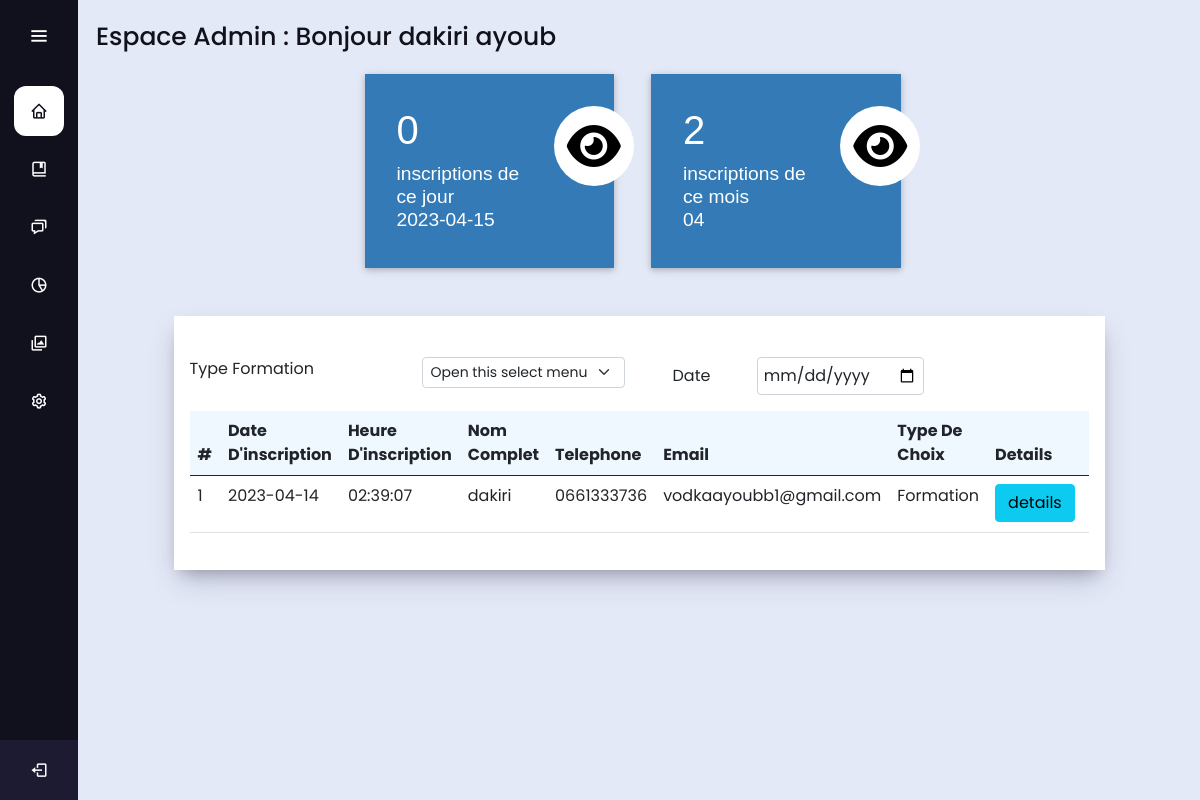
Page /Admin/acceuil.php (signed in) on the committed database.
### tables this page shows
CREATE TABLE IF NOT EXISTS `compte` (
  `Id` int(11) NOT NULL AUTO_INCREMENT,
  `Nom` varchar(50) NOT NULL,
  `Prenom` varchar(50) NOT NULL,
  `Email` varchar(50) NOT NULL,
  `UserName` varchar(50) NOT NULL,
  `Password` varchar(50) NOT NULL,
  `Role` varchar(50) NOT NULL DEFAULT 'Admin',
  `code` int(11) NOT NULL,
  PRIMARY KEY (`Id`)
);

CREATE TABLE IF NOT EXISTS `inscription` (
  `Id` int(11) NOT NULL AUTO_INCREMENT,
  `NomComplete` varchar(100) NOT NULL,
  `CIN` varchar(100) NOT NULL,
  `adresse` varchar(100) NOT NULL,
  `Tele` varchar(100) NOT NULL,
  `NiveauScolaire` varchar(100) NOT NULL,
  `Choix` varchar(100) NOT NULL,
  `TypeFormation` varchar(100) NOT NULL,
  `Email` varchar(100) NOT NULL,
  `Type` varchar(100) NOT NULL DEFAULT 'encoure',
  `DateInscription` date NOT NULL,
  `HeureInscription` time NOT NULL,
  `filename` longtext NOT NULL,
  `filename2` longtext NOT NULL,
  `filename3` longtext,
  `filename4` longtext,
  `filename5` longtext,
  PRIMARY KEY (`Id`)
);

### Admin/acceuil.php (the view, shortened to what this page needs)
<?php
                include('../db/db.php');
                $pdo_statement = $pdo_conn->prepare("select * from compte where Id = ? ");
                $pdo_statement -> bindParam(1,$_SESSION['Id']);
                $pdo_statement->execute();
                $resultPrf = $pdo_statement->fetch();
                $pdo_statement = $pdo_conn->prepare("select * from inscription where Type = 'encoure' order by DateInscription,HeureInscription DESC");
                $pdo_statement->execute();
                $result = $pdo_statement->fetchAll(PDO::FETCH_ASSOC);
                $mydate = date('m');
                $pdo_statement1 = $pdo_conn->prepare("SELECT COUNT(1)  FROM `inscription` as Total WHERE MONTH(DateInscription) = ?");
                $pdo_statement1 -> bindParam(1,$mydate);
                $pdo_statement1->execute();
                $CountMounth = $pdo_statement1->fetchColumn();
                $myDay = date("Y-m-d");
                $pdo_statement1 = $pdo_conn->prepare("SELECT COUNT(1)  FROM `inscription` as Total2 WHERE  DateInscription = ?");
                $pdo_statement1 -> bindParam(1,$myDay);
                $pdo_statement1->execute();
                $CountDay = $pdo_statement1->fetchColumn();
                $TypeFormation = '';
                $dateMYY = '';
?>
<!DOCTYPE html>
<html lang="en" dir="ltr">
  <head>
            <link rel="stylesheet" href="./assets/style.css">
            <link href='https://unpkg.com/boxicons@2.0.7/css/boxicons.min.css' rel='stylesheet'>
              <link href="https://cdn.jsdelivr.net/npm/bootstrap@5.0.2/dist/css/bootstrap.min.css" rel="stylesheet"
 />
              <link rel="stylesheet" href="https://cdnjs.cloudflare.com/ajax/libs/font-awesome/6.3.0/css/all.min.css">
              <link rel="stylesheet" href="../toast/beautyToast.css">
  </head>
<body>
  <div class="sidebar">
    <div class="logo-details">
      <i class='bx bx-menu' id="btn"></i>
    </div>
    <ul class="nav-list">
      <li class="NavSelect">
        <a href="acceuil.php">
          <i class='bx bx-home'></i>
        </a>
      </li>
      <li>
        <a href="inscription.php">
          <i class='bx bx-book-bookmark'></i>
        </a>
      </li>
      <li>
        <a href="formation.php">
          <i class='bx bx-chat'></i>
        </a>
      </li>
      <li>
        <a href="modifierNombres.php">
          <i class='bx bx-pie-chart-alt-2'></i>
        </a>
      </li>
      <li>
        <a href="gererimages.php">
          <i class='bx bx-images'></i>
        </a>
      </li>
      <li>
        <a href="modifierProfile.php">
          <i class='bx bx-cog'></i>
        </a>
      </li>
      <li class="profile">
                <div class="profile-details">
                    <div class="name_job">
                        <div class="name"><?php echo  $resultPrf['Nom'].' '.$resultPrf['Prenom'];  ?></div>
                        <div class="job"><?php echo $_SESSION["Role"] ?></div>
                    </div>
                </div>
                <a href="seDeconnecter.php">
                <i class='bx bx-log-out' id="log_out"></i>
                </a>
            </li>
    </ul>
  </div>
  <section class="home-section">
    <div class="text">Espace <?php echo $_SESSION["Role"]." : Bonjour ". $resultPrf['Nom'].' '.$resultPrf['Prenom']; ?> </div>
    <div class="row row-container">
      <div class="col-md-3 market-update-gd">
        <div class="market-update-block clr-block-2">
          <div class="row">
          <div class="col-md-9 market-update-left">
            <h3><?php echo $CountDay; ?></h3>
            <h4>inscriptions de ce jour <br> <?php echo $myDay ?></h4>
          </div>
          <div class="col-md-3 market-update-right">
            <i class="fa fa-eye"> </i>
          </div>
        </div>
        </div>
      </div>
      <div class="col-md-3 market-update-gd">
        <div class="market-update-block clr-block-1">
          <div class="row">
          <div class="col-md-9 market-update-left">
            <h3><?php echo $CountMounth;  ?></h3>
            <h4>inscriptions de ce mois <br> <?php echo $mydate; ?> </h4>
          </div>
          <div class="col-md-3 market-update-right">
            <i class="fa fa-eye"> </i>
          </div>
        </div>
        </div>
      </div>
    </div>
    <div class="row">
    <div class="col-md-1"></div>
    <div class="col-md-10 chit-chat-layer1-left">
        <div class="work-progres">
            <div class="filtrage">
                <div class="select">
                <label for="select"> Type Formation</label>
                  <form method="POST" action="">
                      <select name="FilterType" onchange="this.form.submit()" class="form-select form-select-sm" aria-label=".form-select-lg example">
                          <option value="" disabled <?php if($TypeFormation == '' ){echo 'selected';} ?>>Open this select menu</option>
                      </select>
                  </form>
                </div>
                <div class="date">
                <form method="POST" action="">
                    <label for="date">Date</label>
                    <input name="FilterDate" value="<?php echo $dateMYY ?>" onchange="this.form.submit()" type="date" id="date" />
                </form>
                </div>
            </div>
            <div class="table-responsive">
                          <table class="table table-hover">
                            <thead>
                                <tr>
                                    <th>#</th>
                                    <th>Date D'inscription</th>
                                    <th>Heure D'inscription</th>
                                    <th>Nom Complet</th>
                                    <th>Telephone</th>
                                    <th>Email</th>
                                    <th>Type De Choix </th>
                                    <th>Details</th>
                                    <th colspan="2">action</th>
                                </tr>
                            </thead>
                            <tbody>
        <?php
                if(!empty($result))
                {
                            $parID = 1;
                  foreach($result as $row)
                          {
                              echo '<tr>
                                          <td>' .$parID. '</td>
                                          <td>' .$row["DateInscription"]. '</td>
                                          <td>' .$row["HeureInscription"]. '</td>
                                          <td>' .$row["NomComplete"]. '</td>
                                          <td>' .$row["Tele"]. '</td>
                                          <td>' .$row["Email"]. '</td>
                                          <td>' .$row["TypeFormation"]. '</td>
                                          <td>
                                              <button type="button" data-id="'.$row['Id'] .'" class="btn btn-info" data-bs-toggle="modal"
                                                  data-bs-target="#exampleModal">
                                                  details
                                              </button>
                                          </td>
                                          <td>
                                          <form method="POST" action="" onclick="this.form.submit()">
                                          <button value="'.$row["Id"].'" name="btn1" class="btn-actions"> <i class="bx bxs-user-check"></i></button>
                                          </form>
                                          </td>
                                          <td>
                                            <button  data-id="'.$row["Id"].'" name="btn2 " class="btn-actions delete-intern"><i class="bx bxs-trash-alt"></i></button>
                                          </td>
                                  </tr>';
                                  $parID = $parID + 1;
                          }
                  echo '</tbody>
                  ' ;
                }
        ?>
        </table>
              </div>
        </div>
    </div>
    <div class="col-md-1"></div>
  </div>
  </section>
</body>
</html>

### Admin/assets/style.css (style rules this page uses)
* { margin: 0; padding: 0; box-sizing: border-box; font-family: "Poppins" , sans-serif; }
.sidebar { position: fixed; left: 0; top: 0; height: 100%; width: 78px; background: #11101D; padding: 6px 14px; z-index: 99; transition: all 0.5s ease; }
.sidebar .logo-details { height: 60px; display: flex; align-items: center; position: relative; }
.sidebar .logo-details #btn { position: absolute; top: 50%; right: 0; transform: translateY(-50%); font-size: 22px; transition: all 0.4s ease; font-size: 23px; text-align: center; cursor: pointer; transition: all 0.5s ease; }
.sidebar i { color: #fff; height: 60px; min-width: 50px; font-size: 28px; text-align: center; line-height: 60px; }
.sidebar .nav-list { margin-top: 20px; height: 100%; padding-left: 0px !important; }
.sidebar li { position: relative; margin: 8px 0; list-style: none; }
.sidebar li a { display: flex; height: 100%; width: 100%; border-radius: 12px; align-items: center; text-decoration: none; transition: all 0.4s ease; background: #11101D; }
.sidebar li i { height: 50px; line-height: 50px; font-size: 18px; border-radius: 12px; }
.sidebar li.profile { position: fixed; height: 60px; width: 78px; left: 0; bottom: -8px; padding: 10px 14px; background: #1d1b31; transition: all 0.5s ease; overflow: hidden; }
.sidebar li .profile-details { display: flex; align-items: center; flex-wrap: nowrap; }
.sidebar li.profile .name, .sidebar li.profile .job { font-size: 15px; font-weight: 400; color: #fff; white-space: nowrap; }
.sidebar li.profile .job { font-size: 12px; }
.sidebar .profile #log_out { position: absolute; top: 50%; right: 0; transform: translateY(-50%); background: #1d1b31; width: 100%; height: 60px; line-height: 60px; border-radius: 0px; transition: all 0.5s ease; }
.home-section { position: relative; background: #E4E9F7; min-height: 100vh; top: 0; left: 78px; width: calc(100% - 78px); transition: all 0.5s ease; z-index: 2; overflow-x: hidden; }
.home-section .text { display: inline-block; color: #11101d; font-size: 25px; font-weight: 500; margin: 18px }
.sidebar .NavSelect a .links_name, .sidebar .NavSelect a i { transition: all 0.5s ease; color: #11101D; }
.sidebar .NavSelect a { background: #FFF; }
.chit-chat-layer1-left { padding: 0em 0.5em 0em 0em; }
.work-progres { box-shadow: rgba(50, 50, 93, 0.25) 0px 13px 27px -5px, rgba(0, 0, 0, 0.3) 0px 8px 16px -8px; padding: 1.34em 1em; background: #fff; margin-bottom: 10em; }
.table-responsive table { border-radius: 0.25rem; }
.table-responsive table thead th { background-color: aliceblue; }
.work-progres .filtrage { display: flex; margin-bottom: 1em; }
.work-progres .filtrage .select { display: flex; width: fit-content; }
.work-progres .filtrage .select label { width: 11em; }
.form-select { width: 58% !important; }
.work-progres .filtrage .date label { width: 5em; margin-left: 3em; }
.work-progres .filtrage .date input { width: fit-content; padding: 0.375rem ; -moz-padding-start: calc(0.75rem - 3px); font-size: 1rem; font-weight: 400; line-height: 1.5; color: #212529; background-color: #fff; background-size: 16px 12px; border: 1px solid #ced4da; border-radius: 0.25rem; }
.row-container { display: flex; justify-content: center; align-items: center; margin-bottom: 3em; }
.market-update-block { padding: 2em 2em; background: #999; }
.market-update-block h3 { color: #fff; font-size: 2.5em; font-family: 'Carrois Gothic', sans-serif; }
.market-update-block h4 { font-size: 1.2em; color: #fff; margin: 0.3em 0em; font-family: 'Carrois Gothic', sans-serif; }
.market-update-block.clr-block-1 { background: #337AB7; margin-right: 0.8em; box-shadow: 0 2px 5px 0 rgba(0, 0, 0, 0.16), 0 2px 10px 0 rgba(0, 0, 0, 0.12); transition: 0.5s all; -webkit-transition: 0.5s all; -moz-transition: 0.5s all; -o-transition: 0.5s all; }
.market-update-block.clr-block-2 { background:#337AB7; margin-right: 0.8em; box-shadow: 0 2px 5px 0 rgba(0, 0, 0, 0.16), 0 2px 10px 0 rgba(0, 0, 0, 0.12); transition: 0.5s all; -webkit-transition: 0.5s all; -moz-transition: 0.5s all; -o-transition: 0.5s all; }
.market-update-right i.fa.fa-eye { font-size: 3em; color:#000; width: 80px; height: 80px; background: #fff; text-align: center; border-radius: 49px; -webkit-border-radius: 49px; -moz-border-radius:49px; -o-border-radius:49px; line-height: 1.7em; }
.market-update-left { padding: 0px; }
.work-progres .filtrage .select label { width: 14.5em !important; }
.form-select-sm { width: 100% !important; }

### rows in the picture
compte: Nom "dakiri", Prenom "ayoub"
inscription: DateInscription "2023-04-14", HeureInscription "02:39:07", NomComplete "dakiri", Tele "0661333736", Email "vodkaayoubb1@gmail.com", TypeFormation "Formation"

### other values in the picture
$_SESSION["Role"] "Admin"
$CountDay "0"
$CountMounth "2"
